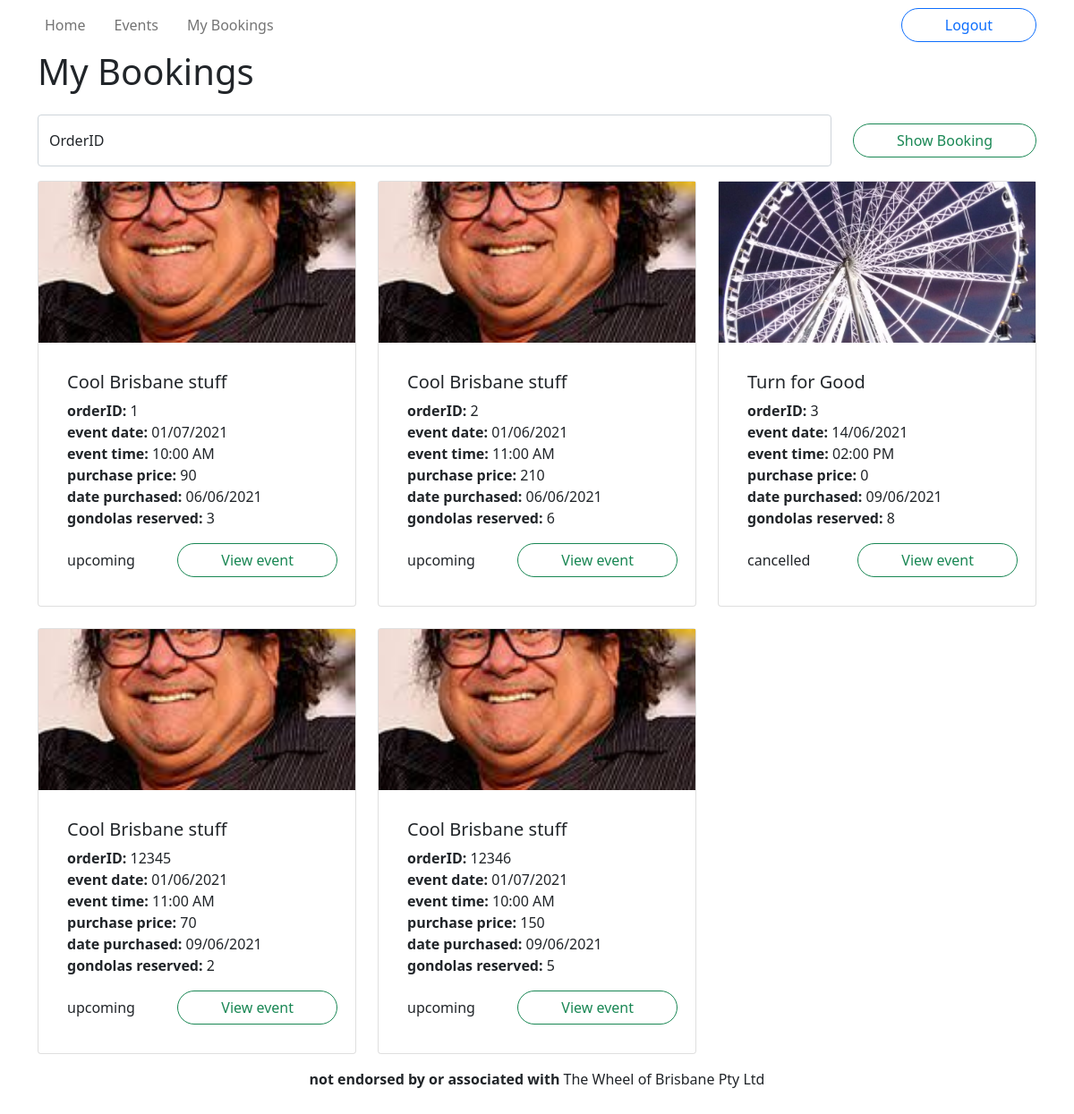
/bookings (signed in), run on an earlier commit of the app's database.
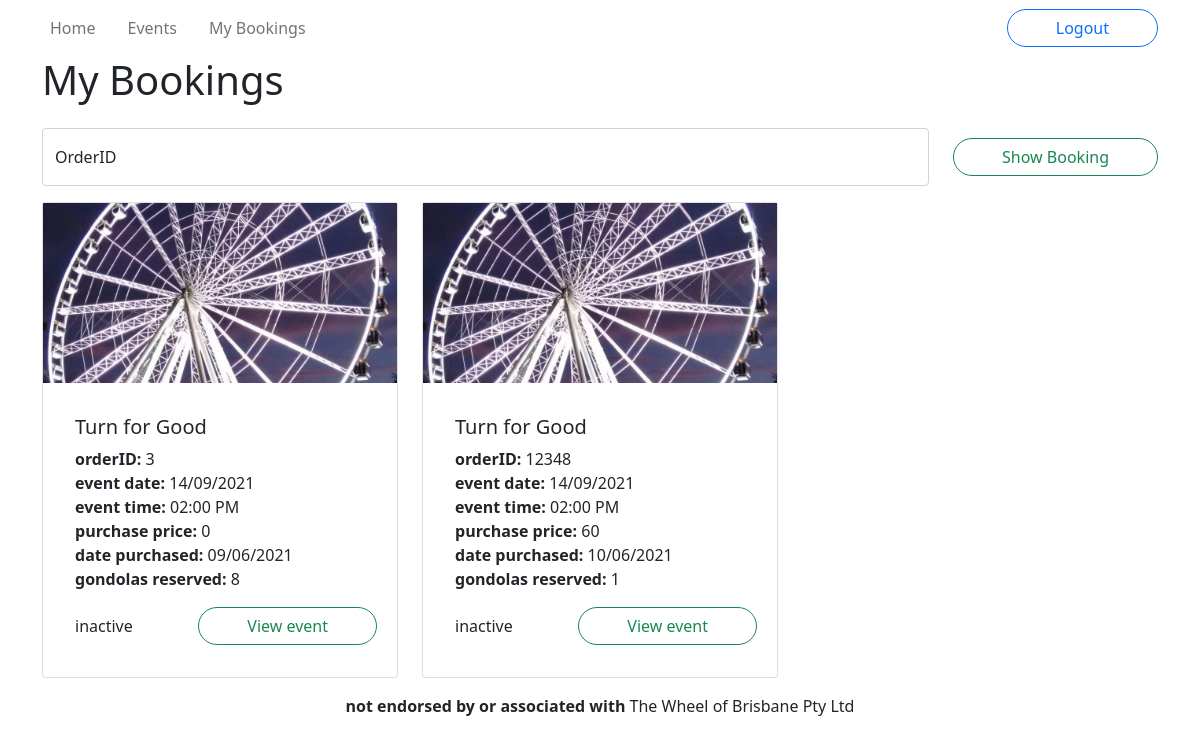
And on a later commit of the database.
### wheel/models.py (models this page shows, shortened)
class Booking(db.Model):
    __tablename__ = 'bookings'
    id = db.Column(db.Integer, primary_key=True)
    qty = db.Column(db.Integer, nullable=False)
    total_price = db.Column(db.Integer, nullable=False)
    purchase_datetime = db.Column(db.DateTime, nullable=False, default=datetime.now())
    user_id = db.Column(db.Integer, db.ForeignKey('users.id'))
    ticket_id = db.Column(db.Integer, db.ForeignKey('tickets.id'))
    @staticmethod
    def getAllByUser(user_id):
        return Booking.query.filter_by(user_id=user_id)
    def getTicket(self):
        return Ticket.get(self.ticket_id)

class Event(db.Model):
    __tablename__ = 'events'
    id = db.Column(db.Integer, primary_key=True)
    name = db.Column(db.String(255), nullable=False)
    description = db.Column(db.Text)
    category = db.Column(db.String(40))
    status = db.Column(db.Enum('upcoming', 'inactive', 'cancelled', 'booked out'), nullable=False)
    image = db.Column(db.String(255))
    reviews = db.relationship('Review', backref='event')
    tickets = db.relationship('Ticket', backref='event')
    @staticmethod
    def get(id: int):
        return Event.query.get(id)

class Ticket(db.Model):
    __tablename__ = 'tickets'
    id = db.Column(db.Integer, primary_key=True)
    datetime = db.Column(db.DateTime, nullable=False)
    price = db.Column(db.Integer, nullable=False)
    remaining = db.Column(db.Integer, nullable=False)
    event_id = db.Column(db.Integer, db.ForeignKey('events.id'))
    @staticmethod
    def get(id: int):
        return Ticket.query.get(id)
    def getEvent(self):
        return Event.get(self.event_id)

### wheel/views.py (the view)
@main.route('/bookings')
@login_required
def bookings():
    bookings = [ [
            aBooking,
            aBooking.getTicket(),
            aBooking.getTicket().getEvent()
    ] for aBooking in Booking.getAllByUser(current_user.id)]
    return render_template('bookings.html', bookings = bookings)

### wheel/__init__.py (called while the page is built)
def create_app():
    app = Flask(__name__)
    app.env = 'development'
    app.debug = True
    app.config['SECRET_KEY'] = 'h78gf43083740h3'
    app.config['SQLALCHEMY_DATABASE_URI'] = 'sqlite:///wheel.sqlite'
    db.init_app(app)
    bootstrap = Bootstrap(app)
    login_manager = LoginManager()
    login_manager.login_view = 'auth.login'
    login_manager.init_app(app)
    from .models import User
    @login_manager.user_loader
    def load_user(user_id):
        return User.get(int(user_id))
    from . import views
    app.register_blueprint(views.main)
    app.register_blueprint(views.events)
    from . import auth
    app.register_blueprint(auth.auth)
    return app

### wheel/models.py (called while the page is built)
    @staticmethod
    def get(id: int):
        return User.query.get(id)

### wheel/templates/bookings.html (shortened to what this page needs)
{% extends 'base.html' %}
{% block title %}My Bookings{% endblock %}
{% block content %}
<form id="search" class="row mb-3" method="POST">
    <div class="col">
        <div class="form-floating">
            <input id="orderID" name="orderID" type="number"
                    placeholder="show order by ID"
                    class="form-control" required >
            <label for="orderID">OrderID</label>
        </div>
    </div>
    <div class="col-auto my-auto">
        <button type="submit" class="btn btn-outline-success rounded-pill px-5">Show Booking</button>
    </div>
</form>
<section class="row row-cols-1 row-cols-md-2 row-cols-xl-3 g-4 mb-3">
    {% for booking, ticket, event in bookings %}
        <div id="{{ booking.id }}" class="col">
            <div class="card">
                <a href="{{ url_for('events.view', id=event.id)}}" class="card-image" style="background-image: url('{{ event.image }}')"></a>
                <div class="card-body">
                    <div class="card-body">
                        <h5>{{ event.name }}</h5>
                        <div><strong>orderID: </strong>{{ booking.id }}</div>
                        <div><strong>event date: </strong>{{ ticket.datetime.strftime("%d/%m/%Y") }}</div>
                        <div><strong>event time: </strong>{{ ticket.datetime.strftime("%I:%M %p") }}</div>
                        <div><strong>purchase price: </strong>{{ booking.total_price }}</div>
                        <div><strong>date purchased: </strong>{{ booking.purchase_datetime.strftime("%d/%m/%Y") }}</div>
                        <div class="mb-3"><strong>gondolas reserved: </strong>{{ booking.qty }}</div>
                        <div class="row">
                            <span class="col my-auto">{{ event.status }}</span>
                            <a href="{{ url_for('events.view', id=event.id)}}" class="col-auto btn btn-outline-success rounded-pill px-5">View event</a>
                        </div>
                    </div>
                </div>
            </div>
        </div>
    {% endfor %}
</section>
{% endblock %}

What changed in the data, as far as the page shows it:
removed Booking: image (picture), name "Cool Brisbane stuff", id "1", datetime "01/07/2021", datetime "10:00 AM", total_price "90", purchase_datetime "06/06/2021", qty "3", status "upcoming"
removed Booking: image (picture), name "Cool Brisbane stuff", id "2", datetime "01/06/2021", datetime "11:00 AM", total_price "210", purchase_datetime "06/06/2021", qty "6", status "upcoming"
removed Booking: image (picture), name "Cool Brisbane stuff", id "12345", datetime "01/06/2021", datetime "11:00 AM", total_price "70", purchase_datetime "09/06/2021", qty "2", status "upcoming"
removed Booking: image (picture), name "Cool Brisbane stuff", id "12346", datetime "01/07/2021", datetime "10:00 AM", total_price "150", purchase_datetime "09/06/2021", qty "5", status "upcoming"
changed through a linked row, Booking id 3: datetime "14/06/2021" → "14/09/2021"; status "cancelled" → "inactive"
added Booking: image (picture), name "Turn for Good", id "12348", datetime "14/09/2021", datetime "02:00 PM", total_price "60", purchase_datetime "10/06/2021", qty "1", status "inactive"
